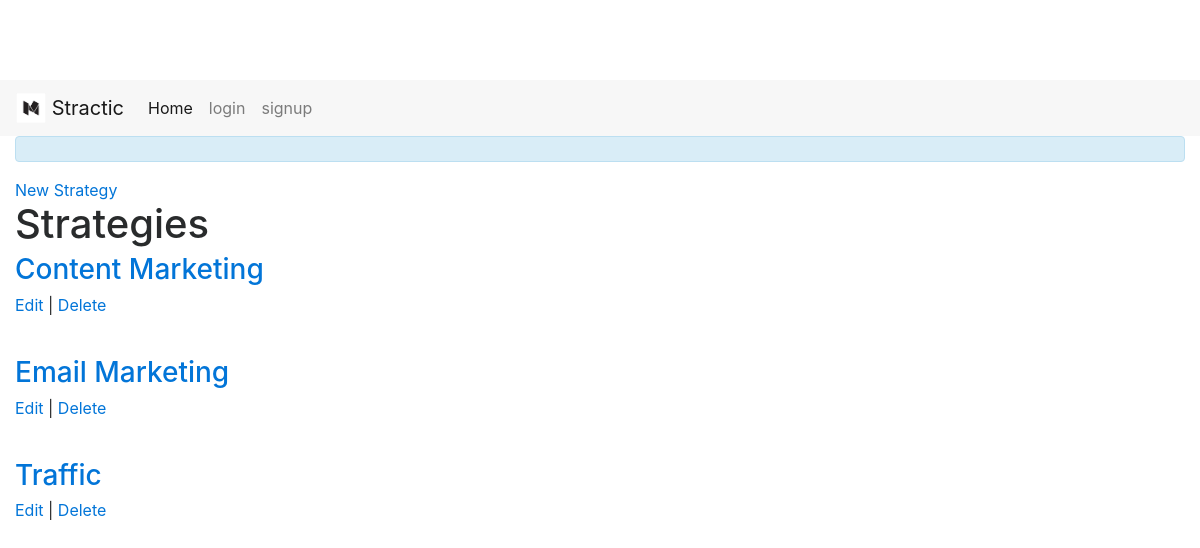
Page /strategies/ on the committed database.
### database_setup.py (models this page shows, shortened)
class Strategy(Base):
  __tablename__ = 'strategy'
  id = Column(Integer, primary_key=True)
  user_id = Column(Integer, ForeignKey('user.id'))
  user = relationship(User)
  name = Column(String(250), nullable=False)

### project.py (the view)
@app.route('/')
@app.route('/strategies/')
def showStrategies():
    strategies = session.query(Strategy).order_by(asc(Strategy.name))
    return render_template('strategies.html', strategies=strategies)

### templates/strategies.html (shortened to what this page needs)
{% extends "base.html" %}
{% block content %}
	<div class="alert alert-info" role="alert">
	</div>
	<div class="row">
		<div class="col-md-12">
			<a href="{{url_for('newStrategy')}}">New Strategy</a>
		</div>
	</div>
	<div class="row">
		<div class="col-md-12">
			<h1>Strategies</div>
	</div>
	{% for strategy in strategies %}
			<div class="row">
				<div class="col-md-12">
					<h3><a href="{{url_for('showTactic', strategy_id = strategy.id)}}">{{strategy.name}}</a></h3>
					<p><a href = "{{url_for('editStrategy', strategy_id = strategy.id)}}">Edit</a> |
					<a href = "{{url_for('deleteStrategy', strategy_id = strategy.id)}}">Delete</a></p>
					<br>
				</div>
			</div>
	{% endfor %}
{% endblock %}

### static/css/style.css (style rules this page uses)
body { padding-top: 5rem; }

### rows in the picture
Strategy: name "Content Marketing"
Strategy: name "Email Marketing"
Strategy: name "Traffic"
